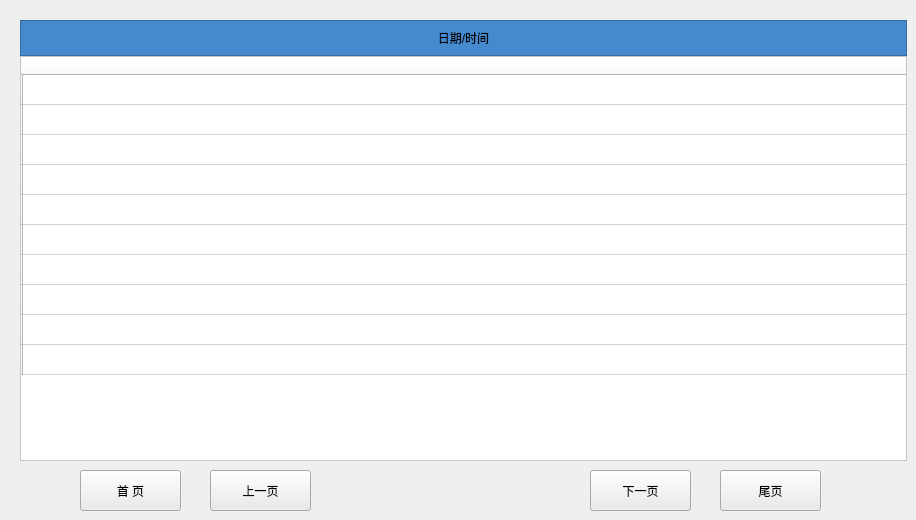
    <widget class="QWidget" name="error_page">
     <widget class="QFrame" name="frame_11">
      <property name="geometry">
       <rect>
        <x>20</x>
        <y>20</y>
        <width>887</width>
        <height>441</height>
       </rect>
      </property>
      <property name="frameShape">
       <enum>QFrame::StyledPanel</enum>
      </property>
      <property name="frameShadow">
       <enum>QFrame::Sunken</enum>
      </property>
      <widget class="QLabel" name="label_99">
       <property name="geometry">
        <rect>
         <x>0</x>
         <y>0</y>
         <width>887</width>
         <height>36</height>
        </rect>
       </property>
       <property name="styleSheet">
        <string notr="true">font: 13pt &quot;黑体&quot;;
background-color: rgb(69, 138, 207);</string>
       </property>
       <property name="frameShape">
        <enum>QFrame::StyledPanel</enum>
       </property>
       <property name="frameShadow">
        <enum>QFrame::Sunken</enum>
       </property>
       <property name="text">
        <string>日期/时间</string>
       </property>
       <property name="alignment">
        <set>Qt::AlignCenter</set>
       </property>
      </widget>
      <widget class="QTableWidget" name="tableWidget_4">
       <property name="geometry">
        <rect>
         <x>0</x>
         <y>36</y>
         <width>887</width>
         <height>405</height>
        </rect>
       </property>
       <property name="styleSheet">
        <string notr="true">background-color: rgb(255, 255, 255);</string>
       </property>
       <attribute name="horizontalHeaderDefaultSectionSize">
        <number>887</number>
       </attribute>
       <row>
        <property name="text">
         <string/>
        </property>
       </row>
       <row>
        <property name="text">
         <string/>
        </property>
       </row>
       <row>
        <property name="text">
         <string/>
        </property>
       </row>
       <row>
        <property name="text">
         <string/>
        </property>
       </row>
       <row>
        <property name="text">
         <string/>
        </property>
       </row>
       <row>
        <property name="text">
         <string/>
        </property>
       </row>
       <row>
        <property name="text">
         <string/>
        </property>
       </row>
       <row>
        <property name="text">
         <string/>
        </property>
       </row>
       <row>
        <property name="text">
         <string/>
        </property>
       </row>
       <row>
        <property name="text">
         <string/>
        </property>
       </row>
       <column>
        <property name="text">
         <string/>
        </property>
       </column>
      </widget>
     </widget>
     <widget class="QPushButton" name="pushButton_20">
      <property name="geometry">
       <rect>
        <x>80</x>
        <y>470</y>
        <width>101</width>
        <height>41</height>
       </rect>
      </property>
      <property name="styleSheet">
       <string notr="true">font: 12pt &quot;宋体&quot;;
background-color: rgb(234, 234, 234);</string>
      </property>
      <property name="text">
       <string>首 页</string>
      </property>
     </widget>
     <widget class="QPushButton" name="pushButton_21">
      <property name="geometry">
       <rect>
        <x>210</x>
        <y>470</y>
        <width>101</width>
        <height>41</height>
       </rect>
      </property>
      <property name="styleSheet">
       <string notr="true">font: 12pt &quot;宋体&quot;;
background-color: rgb(234, 234, 234);</string>
      </property>
      <property name="text">
       <string>上一页</string>
      </property>
     </widget>
     <widget class="QPushButton" name="pushButton_22">
      <property name="geometry">
       <rect>
        <x>590</x>
        <y>470</y>
        <width>101</width>
        <height>41</height>
       </rect>
      </property>
      <property name="styleSheet">
       <string notr="true">font: 12pt &quot;宋体&quot;;
background-color: rgb(234, 234, 234);</string>
      </property>
      <property name="text">
       <string>下一页</string>
      </property>
     </widget>
     <widget class="QPushButton" name="pushButton_23">
      <property name="geometry">
       <rect>
        <x>720</x>
        <y>470</y>
        <width>101</width>
        <height>41</height>
       </rect>
      </property>
      <property name="styleSheet">
       <string notr="true">font: 12pt &quot;宋体&quot;;
background-color: rgb(234, 234, 234);</string>
      </property>
      <property name="text">
       <string>尾页</string>
      </property>
     </widget>
    </widget>
